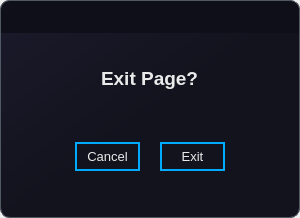
<?xml version="1.0" encoding="UTF-8"?>
<ui version="4.0">
 <class>Dialog</class>
 <widget class="QDialog" name="Dialog">
  <property name="geometry">
   <rect>
    <x>0</x>
    <y>0</y>
    <width>300</width>
    <height>218</height>
   </rect>
  </property>
  <property name="windowTitle">
   <string>Dialog</string>
  </property>
  <property name="styleSheet">
   <string notr="true">border-radius: 10px;
border:1px solid; 
border-color:rgb(83, 89, 98);</string>
  </property>
  <layout class="QVBoxLayout" name="verticalLayout">
   <property name="spacing">
    <number>0</number>
   </property>
   <property name="leftMargin">
    <number>0</number>
   </property>
   <property name="topMargin">
    <number>0</number>
   </property>
   <property name="rightMargin">
    <number>0</number>
   </property>
   <property name="bottomMargin">
    <number>0</number>
   </property>
   <item>
    <widget class="QFrame" name="drop_shadow">
     <property name="styleSheet">
      <string notr="true">background-color: qlineargradient(spread:pad, x1:0, y1:0, x2:1, y2:1, stop:0 rgba(26, 26, 43, 255), stop:0.521368 rgba(19, 19, 30, 255));</string>
     </property>
     <property name="frameShape">
      <enum>QFrame::StyledPanel</enum>
     </property>
     <property name="frameShadow">
      <enum>QFrame::Raised</enum>
     </property>
     <layout class="QVBoxLayout" name="verticalLayout_2">
      <property name="spacing">
       <number>0</number>
      </property>
      <property name="leftMargin">
       <number>0</number>
      </property>
      <property name="topMargin">
       <number>0</number>
      </property>
      <property name="rightMargin">
       <number>0</number>
      </property>
      <property name="bottomMargin">
       <number>0</number>
      </property>
      <item>
       <widget class="QWidget" name="main_widget" native="true">
        <property name="styleSheet">
         <string notr="true">*{
border:none;
background-color:transparent;
background:transparent;
padding:0;
margin:0;
color:#fff
}
</string>
        </property>
        <layout class="QVBoxLayout" name="verticalLayout_3" stretch="0,0">
         <property name="spacing">
          <number>0</number>
         </property>
         <property name="leftMargin">
          <number>0</number>
         </property>
         <property name="topMargin">
          <number>0</number>
         </property>
         <property name="rightMargin">
          <number>0</number>
         </property>
         <property name="bottomMargin">
          <number>15</number>
         </property>
         <item alignment="Qt::AlignTop">
          <widget class="QFrame" name="exit_frame">
           <property name="minimumSize">
            <size>
             <width>0</width>
             <height>0</height>
            </size>
           </property>
           <property name="maximumSize">
            <size>
             <width>16777215</width>
             <height>40</height>
            </size>
           </property>
           <property name="styleSheet">
            <string notr="true">background-color: #0f0f19;
border-bottom-right-radius: 0px;
border-bottom-left-radius: 0px;</string>
           </property>
           <property name="frameShape">
            <enum>QFrame::StyledPanel</enum>
           </property>
           <property name="frameShadow">
            <enum>QFrame::Raised</enum>
           </property>
           <layout class="QVBoxLayout" name="verticalLayout_4">
            <property name="spacing">
             <number>0</number>
            </property>
            <property name="leftMargin">
             <number>0</number>
            </property>
            <property name="topMargin">
             <number>4</number>
            </property>
            <property name="rightMargin">
             <number>4</number>
            </property>
            <property name="bottomMargin">
             <number>4</number>
            </property>
            <item alignment="Qt::AlignRight|Qt::AlignTop">
             <widget class="QPushButton" name="exit_button">
              <property name="styleSheet">
               <string notr="true">QPushButton{
text-align:center;
padding: 5px 5px;
border-radius: 5px;
}

QPushButton:hover {
    background-color: #23272e;
}

QPushButton:pressed {	
    background-color: rgb(62, 69, 82);
    color: rgb(255, 255, 255);
} </string>
              </property>
              <property name="text">
               <string/>
              </property>
              <property name="icon">
               <iconset resource="../rsc.qrc">
                <normaloff>:/icons/icons/x.svg</normaloff>:/icons/icons/x.svg</iconset>
              </property>
              <property name="iconSize">
               <size>
                <width>16</width>
                <height>16</height>
               </size>
              </property>
             </widget>
            </item>
           </layout>
          </widget>
         </item>
         <item>
          <widget class="QFrame" name="frame">
           <property name="sizePolicy">
            <sizepolicy hsizetype="Preferred" vsizetype="Expanding">
             <horstretch>0</horstretch>
             <verstretch>0</verstretch>
            </sizepolicy>
           </property>
           <property name="styleSheet">
            <string notr="true"/>
           </property>
           <property name="frameShape">
            <enum>QFrame::StyledPanel</enum>
           </property>
           <property name="frameShadow">
            <enum>QFrame::Raised</enum>
           </property>
           <layout class="QVBoxLayout" name="verticalLayout_7">
            <item>
             <widget class="QWidget" name="widget_2" native="true">
              <layout class="QVBoxLayout" name="verticalLayout_5">
               <item alignment="Qt::AlignHCenter">
                <widget class="QLabel" name="label">
                 <property name="text">
                  <string>&lt;html&gt;&lt;head/&gt;&lt;body&gt;&lt;p&gt;&lt;span style=&quot; font-size:14pt; font-weight:700; color:#eaeaea;&quot;&gt;Exit Page?&lt;/span&gt;&lt;/p&gt;&lt;/body&gt;&lt;/html&gt;</string>
                 </property>
                </widget>
               </item>
              </layout>
             </widget>
            </item>
            <item>
             <widget class="QFrame" name="bottom_frame">
              <property name="frameShape">
               <enum>QFrame::StyledPanel</enum>
              </property>
              <property name="frameShadow">
               <enum>QFrame::Raised</enum>
              </property>
              <layout class="QVBoxLayout" name="verticalLayout_6">
               <property name="spacing">
                <number>0</number>
               </property>
               <property name="leftMargin">
                <number>0</number>
               </property>
               <property name="topMargin">
                <number>0</number>
               </property>
               <property name="rightMargin">
                <number>0</number>
               </property>
               <property name="bottomMargin">
                <number>0</number>
               </property>
               <item alignment="Qt::AlignHCenter">
                <widget class="QFrame" name="button_frame">
                 <property name="styleSheet">
                  <string notr="true">QPushButton{
text-align:center;
border-radius: 0px;
color: #eaeaea;
}

QPushButton:hover {
    background-color: rgb(62, 69, 82);
}

QPushButton:pressed {	
   
	background-color: rgb(71, 77, 96);
    color: rgb(255, 255, 255);
}</string>
                 </property>
                 <property name="frameShape">
                  <enum>QFrame::StyledPanel</enum>
                 </property>
                 <property name="frameShadow">
                  <enum>QFrame::Raised</enum>
                 </property>
                 <layout class="QHBoxLayout" name="horizontalLayout">
                  <property name="spacing">
                   <number>20</number>
                  </property>
                  <item>
                   <widget class="QPushButton" name="cancel_btn">
                    <property name="font">
                     <font>
                      <pointsize>10</pointsize>
                     </font>
                    </property>
                    <property name="styleSheet">
                     <string notr="true">border-radius: 16px;
border: 2px solid; 
border-color:rgb(83, 89, 98);
border-color: rgb(0, 170, 255);
padding: 5px 10px;</string>
                    </property>
                    <property name="text">
                     <string>Cancel</string>
                    </property>
                   </widget>
                  </item>
                  <item>
                   <widget class="QPushButton" name="okay_btn">
                    <property name="font">
                     <font>
                      <pointsize>10</pointsize>
                     </font>
                    </property>
                    <property name="styleSheet">
                     <string notr="true">border-radius: 16px;
border: 2px solid; 
border-color:rgb(83, 89, 98);
border-color: rgb(0, 170, 255);
padding: 5px 12px;</string>
                    </property>
                    <property name="text">
                     <string>  Exit  </string>
                    </property>
                   </widget>
                  </item>
                 </layout>
                </widget>
               </item>
              </layout>
             </widget>
            </item>
           </layout>
          </widget>
         </item>
        </layout>
       </widget>
      </item>
     </layout>
    </widget>
   </item>
  </layout>
 </widget>
 <resources>
  <include location="../rsc.qrc"/>
 </resources>
 <connections/>
</ui>
